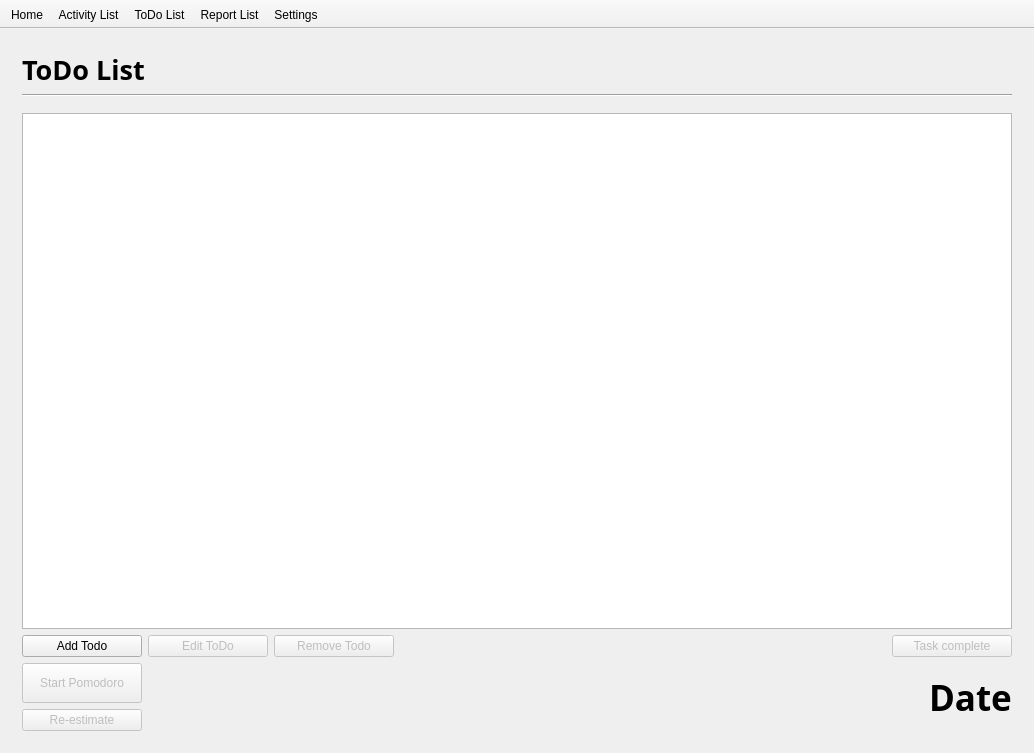
<?xml version="1.0" encoding="UTF-8"?>
<ui version="4.0">
 <class>MainWindow</class>
 <widget class="QMainWindow" name="MainWindow">
  <property name="geometry">
   <rect>
    <x>0</x>
    <y>0</y>
    <width>1034</width>
    <height>753</height>
   </rect>
  </property>
  <property name="windowTitle">
   <string>Pomodorush</string>
  </property>
  <widget class="QWidget" name="centralWidget">
   <layout class="QGridLayout" name="gridLayout">
    <item row="0" column="1">
     <widget class="QStackedWidget" name="stackedWidget">
      <property name="currentIndex">
       <number>2</number>
      </property>
      <widget class="QWidget" name="homePage">
       <layout class="QVBoxLayout" name="verticalLayout_6" stretch="40,50,0,10">
        <item>
         <layout class="QHBoxLayout" name="horizontalLayout_4">
          <item>
           <widget class="QLabel" name="label_4">
            <property name="text">
             <string/>
            </property>
            <property name="pixmap">
             <pixmap resource="../resources.qrc">:/icons/pomodoro-image.png</pixmap>
            </property>
           </widget>
          </item>
          <item>
           <widget class="QLabel" name="label_7">
            <property name="font">
             <font>
              <family>Trebuchet MS</family>
              <pointsize>48</pointsize>
             </font>
            </property>
            <property name="styleSheet">
             <string notr="true">color: rgb(170, 0, 0);</string>
            </property>
            <property name="frameShape">
             <enum>QFrame::NoFrame</enum>
            </property>
            <property name="frameShadow">
             <enum>QFrame::Plain</enum>
            </property>
            <property name="text">
             <string>The Pomodoro Technique</string>
            </property>
           </widget>
          </item>
         </layout>
        </item>
        <item>
         <layout class="QVBoxLayout" name="verticalLayout_4">
          <item>
           <widget class="QLabel" name="label_8">
            <property name="text">
             <string>&lt;!DOCTYPE HTML PUBLIC &quot;-//W3C//DTD HTML 4.0//EN&quot; &quot;http://www.w3.org/TR/REC-html40/strict.dtd&quot;&gt;
&lt;html&gt;&lt;head&gt;&lt;meta name=&quot;qrichtext&quot; content=&quot;1&quot; /&gt;&lt;style type=&quot;text/css&quot;&gt;
p, li { white-space: pre-wrap; }
&lt;/style&gt;&lt;/head&gt;&lt;body style=&quot; font-family:'MS Shell Dlg 2'; font-size:8.25pt; font-weight:400; font-style:normal;&quot;&gt;
&lt;p style=&quot; margin-top:0px; margin-bottom:0px; margin-left:0px; margin-right:0px; -qt-block-indent:0; text-indent:0px;&quot;&gt;&lt;span style=&quot; font-weight:600;&quot;&gt;1. Fill your Activity Inventory Sheet&lt;/span&gt;&lt;/p&gt;&lt;/body&gt;&lt;/html&gt;</string>
            </property>
           </widget>
          </item>
          <item>
           <widget class="QLabel" name="label_9">
            <property name="text">
             <string>&lt;!DOCTYPE HTML PUBLIC &quot;-//W3C//DTD HTML 4.0//EN&quot; &quot;http://www.w3.org/TR/REC-html40/strict.dtd&quot;&gt;
&lt;html&gt;&lt;head&gt;&lt;meta name=&quot;qrichtext&quot; content=&quot;1&quot; /&gt;&lt;style type=&quot;text/css&quot;&gt;
p, li { white-space: pre-wrap; }
&lt;/style&gt;&lt;/head&gt;&lt;body style=&quot; font-family:'MS Shell Dlg 2'; font-size:8.25pt; font-weight:400; font-style:normal;&quot;&gt;
&lt;p style=&quot; margin-top:0px; margin-bottom:0px; margin-left:0px; margin-right:0px; -qt-block-indent:0; text-indent:0px;&quot;&gt;&lt;span style=&quot; font-size:8pt; font-weight:600;&quot;&gt;2. Choose what to do today&lt;/span&gt;&lt;/p&gt;&lt;/body&gt;&lt;/html&gt;</string>
            </property>
           </widget>
          </item>
          <item>
           <widget class="QLabel" name="label_10">
            <property name="text">
             <string>&lt;!DOCTYPE HTML PUBLIC &quot;-//W3C//DTD HTML 4.0//EN&quot; &quot;http://www.w3.org/TR/REC-html40/strict.dtd&quot;&gt;
&lt;html&gt;&lt;head&gt;&lt;meta name=&quot;qrichtext&quot; content=&quot;1&quot; /&gt;&lt;style type=&quot;text/css&quot;&gt;
p, li { white-space: pre-wrap; }
&lt;/style&gt;&lt;/head&gt;&lt;body style=&quot; font-family:'MS Shell Dlg 2'; font-size:8.25pt; font-weight:400; font-style:normal;&quot;&gt;
&lt;p style=&quot; margin-top:0px; margin-bottom:0px; margin-left:0px; margin-right:0px; -qt-block-indent:0; text-indent:0px;&quot;&gt;&lt;span style=&quot; font-size:8pt; font-weight:600;&quot;&gt;3. Start a Pomodoro and work until it rings&lt;/span&gt;&lt;/p&gt;&lt;/body&gt;&lt;/html&gt;</string>
            </property>
           </widget>
          </item>
          <item>
           <widget class="QLabel" name="label_11">
            <property name="text">
             <string>&lt;!DOCTYPE HTML PUBLIC &quot;-//W3C//DTD HTML 4.0//EN&quot; &quot;http://www.w3.org/TR/REC-html40/strict.dtd&quot;&gt;
&lt;html&gt;&lt;head&gt;&lt;meta name=&quot;qrichtext&quot; content=&quot;1&quot; /&gt;&lt;style type=&quot;text/css&quot;&gt;
p, li { white-space: pre-wrap; }
&lt;/style&gt;&lt;/head&gt;&lt;body style=&quot; font-family:'MS Shell Dlg 2'; font-size:8.25pt; font-weight:400; font-style:normal;&quot;&gt;
&lt;p style=&quot; margin-top:0px; margin-bottom:0px; margin-left:0px; margin-right:0px; -qt-block-indent:0; text-indent:0px;&quot;&gt;&lt;span style=&quot; font-size:8pt; font-weight:600;&quot;&gt;4. Mark the task to be done&lt;/span&gt;&lt;/p&gt;&lt;/body&gt;&lt;/html&gt;</string>
            </property>
           </widget>
          </item>
          <item>
           <widget class="QLabel" name="label_12">
            <property name="text">
             <string>&lt;!DOCTYPE HTML PUBLIC &quot;-//W3C//DTD HTML 4.0//EN&quot; &quot;http://www.w3.org/TR/REC-html40/strict.dtd&quot;&gt;
&lt;html&gt;&lt;head&gt;&lt;meta name=&quot;qrichtext&quot; content=&quot;1&quot; /&gt;&lt;style type=&quot;text/css&quot;&gt;
p, li { white-space: pre-wrap; }
&lt;/style&gt;&lt;/head&gt;&lt;body style=&quot; font-family:'MS Shell Dlg 2'; font-size:8.25pt; font-weight:400; font-style:normal;&quot;&gt;
&lt;p style=&quot; margin-top:0px; margin-bottom:0px; margin-left:0px; margin-right:0px; -qt-block-indent:0; text-indent:0px;&quot;&gt;&lt;span style=&quot; font-size:8pt; font-weight:600;&quot;&gt;5. Take a short break&lt;/span&gt;&lt;/p&gt;&lt;/body&gt;&lt;/html&gt;</string>
            </property>
           </widget>
          </item>
         </layout>
        </item>
        <item>
         <spacer name="verticalSpacer_3">
          <property name="orientation">
           <enum>Qt::Vertical</enum>
          </property>
          <property name="sizeHint" stdset="0">
           <size>
            <width>20</width>
            <height>40</height>
           </size>
          </property>
         </spacer>
        </item>
        <item>
         <layout class="QHBoxLayout" name="horizontalLayout_5">
          <item>
           <spacer name="horizontalSpacer_3">
            <property name="orientation">
             <enum>Qt::Horizontal</enum>
            </property>
            <property name="sizeHint" stdset="0">
             <size>
              <width>758</width>
              <height>20</height>
             </size>
            </property>
           </spacer>
          </item>
          <item>
           <layout class="QVBoxLayout" name="verticalLayout_5">
            <item>
             <widget class="QLabel" name="label_5">
              <property name="styleSheet">
               <string notr="true">color: rgb(170, 0, 0);</string>
              </property>
              <property name="text">
               <string>&lt;a style=&quot;color: red&quot; href=&quot;http://www.pomodorotechnique.com/&quot;&gt;Visit the Pomodoro Technique&lt;/a&gt;</string>
              </property>
              <property name="openExternalLinks">
               <bool>true</bool>
              </property>
             </widget>
            </item>
            <item>
             <widget class="QLabel" name="label_6">
              <property name="styleSheet">
               <string notr="true"/>
              </property>
              <property name="text">
               <string>&lt;a style=&quot;color: red&quot; href=&quot;http://www.pomodoroworld.com/&quot;&gt;Visit the Pomodoro World&lt;/a&gt;</string>
              </property>
              <property name="openExternalLinks">
               <bool>true</bool>
              </property>
             </widget>
            </item>
           </layout>
          </item>
         </layout>
        </item>
       </layout>
      </widget>
      <widget class="QWidget" name="activityPage">
       <layout class="QVBoxLayout" name="verticalLayout">
        <property name="margin">
         <number>9</number>
        </property>
        <item>
         <widget class="QLabel" name="label">
          <property name="font">
           <font>
            <family>Trebuchet MS</family>
            <pointsize>20</pointsize>
            <weight>75</weight>
            <bold>true</bold>
           </font>
          </property>
          <property name="styleSheet">
           <string notr="true"/>
          </property>
          <property name="text">
           <string>Activity Inventory List</string>
          </property>
         </widget>
        </item>
        <item>
         <widget class="Line" name="line">
          <property name="orientation">
           <enum>Qt::Horizontal</enum>
          </property>
         </widget>
        </item>
        <item>
         <spacer name="verticalSpacer">
          <property name="orientation">
           <enum>Qt::Vertical</enum>
          </property>
          <property name="sizeType">
           <enum>QSizePolicy::Maximum</enum>
          </property>
          <property name="sizeHint" stdset="0">
           <size>
            <width>20</width>
            <height>10</height>
           </size>
          </property>
         </spacer>
        </item>
        <item>
         <widget class="QCheckBox" name="chkUrgentdActivities">
          <property name="text">
           <string>Only display Urgent activities</string>
          </property>
         </widget>
        </item>
        <item>
         <widget class="QTableView" name="tblActivity">
          <property name="selectionMode">
           <enum>QAbstractItemView::SingleSelection</enum>
          </property>
          <property name="selectionBehavior">
           <enum>QAbstractItemView::SelectRows</enum>
          </property>
         </widget>
        </item>
        <item>
         <layout class="QHBoxLayout" name="horizontalLayout">
          <item>
           <widget class="QPushButton" name="btnAddActivity">
            <property name="text">
             <string>Add activity</string>
            </property>
            <property name="icon">
             <iconset resource="../resources.qrc">
              <normaloff>:/icons/add-activity-icon.png</normaloff>:/icons/add-activity-icon.png</iconset>
            </property>
            <property name="iconSize">
             <size>
              <width>32</width>
              <height>32</height>
             </size>
            </property>
           </widget>
          </item>
          <item>
           <widget class="QPushButton" name="btnEditActivity">
            <property name="enabled">
             <bool>false</bool>
            </property>
            <property name="text">
             <string>Edit activity</string>
            </property>
            <property name="icon">
             <iconset resource="../resources.qrc">
              <normaloff>:/icons/activity-list-edit.png</normaloff>:/icons/activity-list-edit.png</iconset>
            </property>
            <property name="iconSize">
             <size>
              <width>32</width>
              <height>32</height>
             </size>
            </property>
           </widget>
          </item>
          <item>
           <widget class="QPushButton" name="btnRemoveActivity">
            <property name="enabled">
             <bool>false</bool>
            </property>
            <property name="text">
             <string>Remove activity</string>
            </property>
            <property name="icon">
             <iconset resource="../resources.qrc">
              <normaloff>:/icons/remove-activity-icon.png</normaloff>:/icons/remove-activity-icon.png</iconset>
            </property>
            <property name="iconSize">
             <size>
              <width>32</width>
              <height>32</height>
             </size>
            </property>
           </widget>
          </item>
          <item>
           <spacer name="horizontalSpacer">
            <property name="orientation">
             <enum>Qt::Horizontal</enum>
            </property>
            <property name="sizeHint" stdset="0">
             <size>
              <width>498</width>
              <height>20</height>
             </size>
            </property>
           </spacer>
          </item>
          <item>
           <widget class="QPushButton" name="btnPlanActivity">
            <property name="enabled">
             <bool>false</bool>
            </property>
            <property name="text">
             <string>Plan for today</string>
            </property>
            <property name="icon">
             <iconset resource="../resources.qrc">
              <normaloff>:/icons/activity-list-go.png</normaloff>:/icons/activity-list-go.png</iconset>
            </property>
            <property name="iconSize">
             <size>
              <width>32</width>
              <height>32</height>
             </size>
            </property>
           </widget>
          </item>
         </layout>
        </item>
       </layout>
      </widget>
      <widget class="QWidget" name="todoPage">
       <layout class="QVBoxLayout" name="verticalLayout_3">
        <item>
         <widget class="QLabel" name="label_2">
          <property name="font">
           <font>
            <family>Trebuchet MS</family>
            <pointsize>20</pointsize>
            <weight>75</weight>
            <bold>true</bold>
           </font>
          </property>
          <property name="text">
           <string>ToDo List</string>
          </property>
         </widget>
        </item>
        <item>
         <widget class="Line" name="line_2">
          <property name="orientation">
           <enum>Qt::Horizontal</enum>
          </property>
         </widget>
        </item>
        <item>
         <spacer name="verticalSpacer_2">
          <property name="orientation">
           <enum>Qt::Vertical</enum>
          </property>
          <property name="sizeType">
           <enum>QSizePolicy::Maximum</enum>
          </property>
          <property name="sizeHint" stdset="0">
           <size>
            <width>20</width>
            <height>10</height>
           </size>
          </property>
         </spacer>
        </item>
        <item>
         <widget class="QTableView" name="tblTodo">
          <property name="selectionMode">
           <enum>QAbstractItemView::SingleSelection</enum>
          </property>
          <property name="selectionBehavior">
           <enum>QAbstractItemView::SelectRows</enum>
          </property>
         </widget>
        </item>
        <item>
         <layout class="QHBoxLayout" name="horizontalLayout_2">
          <item>
           <widget class="QPushButton" name="btnAddTodo">
            <property name="minimumSize">
             <size>
              <width>120</width>
              <height>0</height>
             </size>
            </property>
            <property name="text">
             <string>Add Todo</string>
            </property>
            <property name="icon">
             <iconset resource="../resources.qrc">
              <normaloff>:/icons/note-add-icon.png</normaloff>:/icons/note-add-icon.png</iconset>
            </property>
            <property name="iconSize">
             <size>
              <width>32</width>
              <height>32</height>
             </size>
            </property>
           </widget>
          </item>
          <item>
           <widget class="QPushButton" name="btnEditTodo">
            <property name="enabled">
             <bool>false</bool>
            </property>
            <property name="minimumSize">
             <size>
              <width>120</width>
              <height>0</height>
             </size>
            </property>
            <property name="text">
             <string>Edit ToDo</string>
            </property>
            <property name="icon">
             <iconset resource="../resources.qrc">
              <normaloff>:/icons/note-edit-icon.png</normaloff>:/icons/note-edit-icon.png</iconset>
            </property>
            <property name="iconSize">
             <size>
              <width>32</width>
              <height>32</height>
             </size>
            </property>
           </widget>
          </item>
          <item>
           <widget class="QPushButton" name="btnRemoveTodo">
            <property name="enabled">
             <bool>false</bool>
            </property>
            <property name="minimumSize">
             <size>
              <width>120</width>
              <height>0</height>
             </size>
            </property>
            <property name="text">
             <string>Remove Todo</string>
            </property>
            <property name="icon">
             <iconset resource="../resources.qrc">
              <normaloff>:/icons/note-remove-icon.png</normaloff>:/icons/note-remove-icon.png</iconset>
            </property>
            <property name="iconSize">
             <size>
              <width>32</width>
              <height>32</height>
             </size>
            </property>
           </widget>
          </item>
          <item>
           <spacer name="horizontalSpacer_2">
            <property name="orientation">
             <enum>Qt::Horizontal</enum>
            </property>
            <property name="sizeHint" stdset="0">
             <size>
              <width>418</width>
              <height>20</height>
             </size>
            </property>
           </spacer>
          </item>
          <item>
           <widget class="QPushButton" name="btnTaskDone">
            <property name="enabled">
             <bool>false</bool>
            </property>
            <property name="minimumSize">
             <size>
              <width>120</width>
              <height>0</height>
             </size>
            </property>
            <property name="text">
             <string>Task complete</string>
            </property>
            <property name="icon">
             <iconset resource="../resources.qrc">
              <normaloff>:/icons/check-icon.png</normaloff>:/icons/check-icon.png</iconset>
            </property>
            <property name="iconSize">
             <size>
              <width>32</width>
              <height>32</height>
             </size>
            </property>
           </widget>
          </item>
         </layout>
        </item>
        <item>
         <layout class="QHBoxLayout" name="horizontalLayout_3">
          <item>
           <layout class="QVBoxLayout" name="verticalLayout_2">
            <item>
             <widget class="QPushButton" name="btnStartPomodoro">
              <property name="enabled">
               <bool>false</bool>
              </property>
              <property name="minimumSize">
               <size>
                <width>120</width>
                <height>40</height>
               </size>
              </property>
              <property name="text">
               <string>Start Pomodoro</string>
              </property>
              <property name="icon">
               <iconset resource="../resources.qrc">
                <normaloff>:/icons/timer-start.png</normaloff>:/icons/timer-start.png</iconset>
              </property>
              <property name="iconSize">
               <size>
                <width>32</width>
                <height>32</height>
               </size>
              </property>
             </widget>
            </item>
            <item>
             <widget class="QPushButton" name="btnReestimate">
              <property name="enabled">
               <bool>false</bool>
              </property>
              <property name="minimumSize">
               <size>
                <width>120</width>
                <height>0</height>
               </size>
              </property>
              <property name="text">
               <string>Re-estimate</string>
              </property>
              <property name="icon">
               <iconset resource="../resources.qrc">
                <normaloff>:/icons/timer-plus-icon.png</normaloff>:/icons/timer-plus-icon.png</iconset>
              </property>
              <property name="iconSize">
               <size>
                <width>32</width>
                <height>32</height>
               </size>
              </property>
             </widget>
            </item>
           </layout>
          </item>
          <item>
           <spacer name="horizontalSpacer_4">
            <property name="orientation">
             <enum>Qt::Horizontal</enum>
            </property>
            <property name="sizeHint" stdset="0">
             <size>
              <width>318</width>
              <height>20</height>
             </size>
            </property>
           </spacer>
          </item>
          <item>
           <widget class="QLabel" name="lblCurrentDate">
            <property name="font">
             <font>
              <family>Trebuchet MS</family>
              <pointsize>26</pointsize>
              <weight>75</weight>
              <bold>true</bold>
             </font>
            </property>
            <property name="text">
             <string>Date</string>
            </property>
           </widget>
          </item>
         </layout>
        </item>
       </layout>
      </widget>
     </widget>
    </item>
   </layout>
  </widget>
  <widget class="QMenuBar" name="menuBar">
   <property name="geometry">
    <rect>
     <x>0</x>
     <y>0</y>
     <width>1034</width>
     <height>21</height>
    </rect>
   </property>
  </widget>
  <widget class="QToolBar" name="mainToolBar">
   <property name="movable">
    <bool>false</bool>
   </property>
   <property name="iconSize">
    <size>
     <width>48</width>
     <height>48</height>
    </size>
   </property>
   <property name="toolButtonStyle">
    <enum>Qt::ToolButtonTextBesideIcon</enum>
   </property>
   <attribute name="toolBarArea">
    <enum>TopToolBarArea</enum>
   </attribute>
   <attribute name="toolBarBreak">
    <bool>false</bool>
   </attribute>
   <addaction name="homeAction"/>
   <addaction name="activityListAction"/>
   <addaction name="todoListAction"/>
   <addaction name="reportListAction"/>
   <addaction name="settingsAction"/>
  </widget>
  <action name="todoListAction">
   <property name="checkable">
    <bool>true</bool>
   </property>
   <property name="icon">
    <iconset resource="../resources.qrc">
     <normaloff>:/icons/todo-list-icon.png</normaloff>:/icons/todo-list-icon.png</iconset>
   </property>
   <property name="text">
    <string>ToDo List</string>
   </property>
  </action>
  <action name="activityListAction">
   <property name="checkable">
    <bool>true</bool>
   </property>
   <property name="icon">
    <iconset resource="../resources.qrc">
     <normaloff>:/icons/activity-list-icon.png</normaloff>:/icons/activity-list-icon.png</iconset>
   </property>
   <property name="text">
    <string>Activity List</string>
   </property>
  </action>
  <action name="reportListAction">
   <property name="checkable">
    <bool>true</bool>
   </property>
   <property name="icon">
    <iconset resource="../resources.qrc">
     <normaloff>:/icons/report-list-icon.png</normaloff>:/icons/report-list-icon.png</iconset>
   </property>
   <property name="text">
    <string>Report List</string>
   </property>
  </action>
  <action name="settingsAction">
   <property name="checkable">
    <bool>true</bool>
   </property>
   <property name="icon">
    <iconset resource="../resources.qrc">
     <normaloff>:/icons/settings-icon.png</normaloff>:/icons/settings-icon.png</iconset>
   </property>
   <property name="text">
    <string>Settings</string>
   </property>
  </action>
  <action name="homeAction">
   <property name="checkable">
    <bool>true</bool>
   </property>
   <property name="icon">
    <iconset resource="../resources.qrc">
     <normaloff>:/icons/home-icon.png</normaloff>:/icons/home-icon.png</iconset>
   </property>
   <property name="text">
    <string>Home</string>
   </property>
  </action>
 </widget>
 <layoutdefault spacing="6" margin="11"/>
 <resources>
  <include location="../resources.qrc"/>
 </resources>
 <connections/>
</ui>
